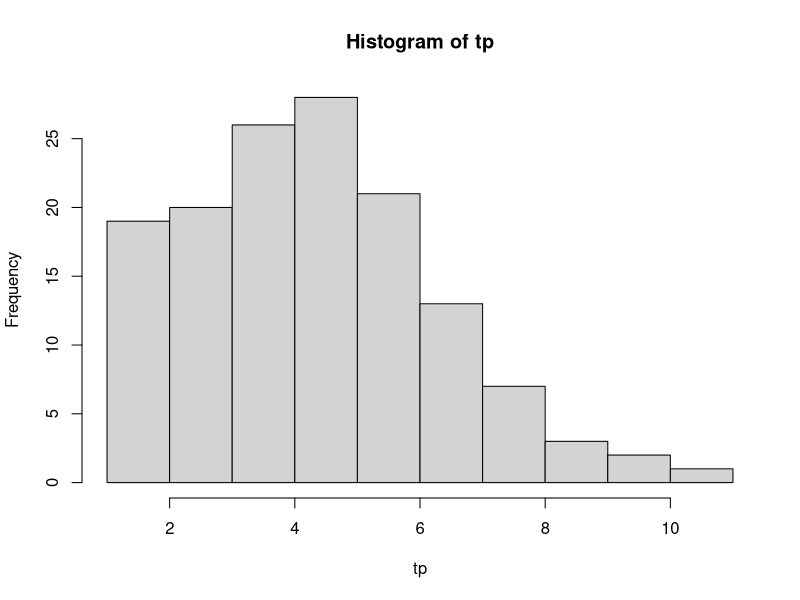
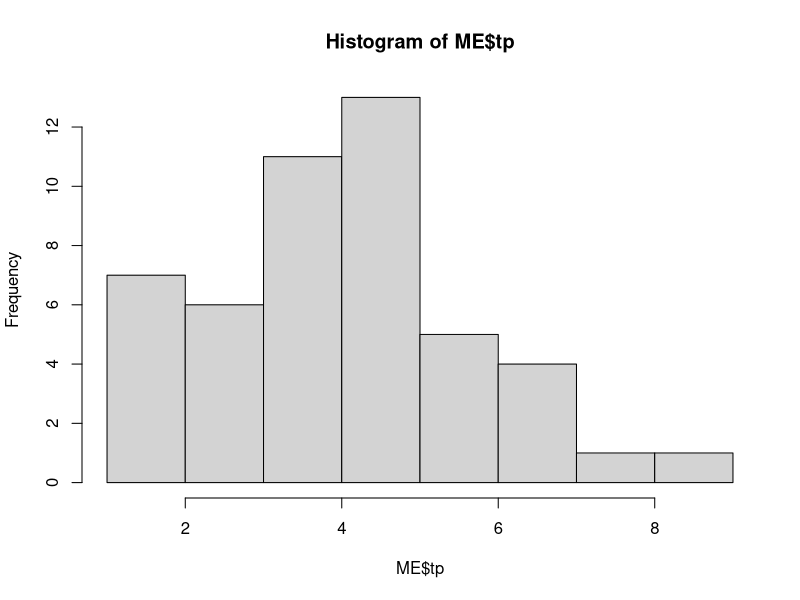
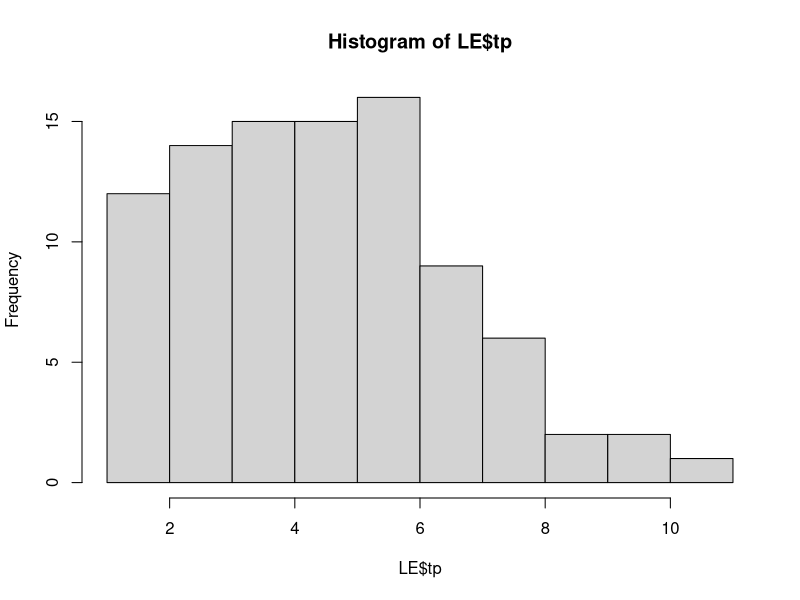

Reproduce these figures in R, in order.
library(stringr)

indata <- read.csv("./data/data_autumn2020.csv", header = TRUE, sep=";")
#print(head(indata)) # sanity check

# setting the correct categories?
ME <- indata[indata$category == "ME",]
LE <- indata[indata$category == "LE",]
NT <- indata[indata$technique == "NT",]
OT <- indata[indata$technique == "OT",]

# mappling correlating data with eachother?
NT_LE <- LE[LE$technique == "NT",]
OT_LE <- LE[LE$technique == "OT",] # missing sub. 36?
NT_ME <- ME[ME$technique == "NT",]
OT_ME <- ME[ME$technique == "OT",]

# plotting both ME and LE
tp <- indata$tp 
hist(tp)

# Plotting hist ME
hist(ME$tp)

# Plotting hist LE
hist(LE$tp)